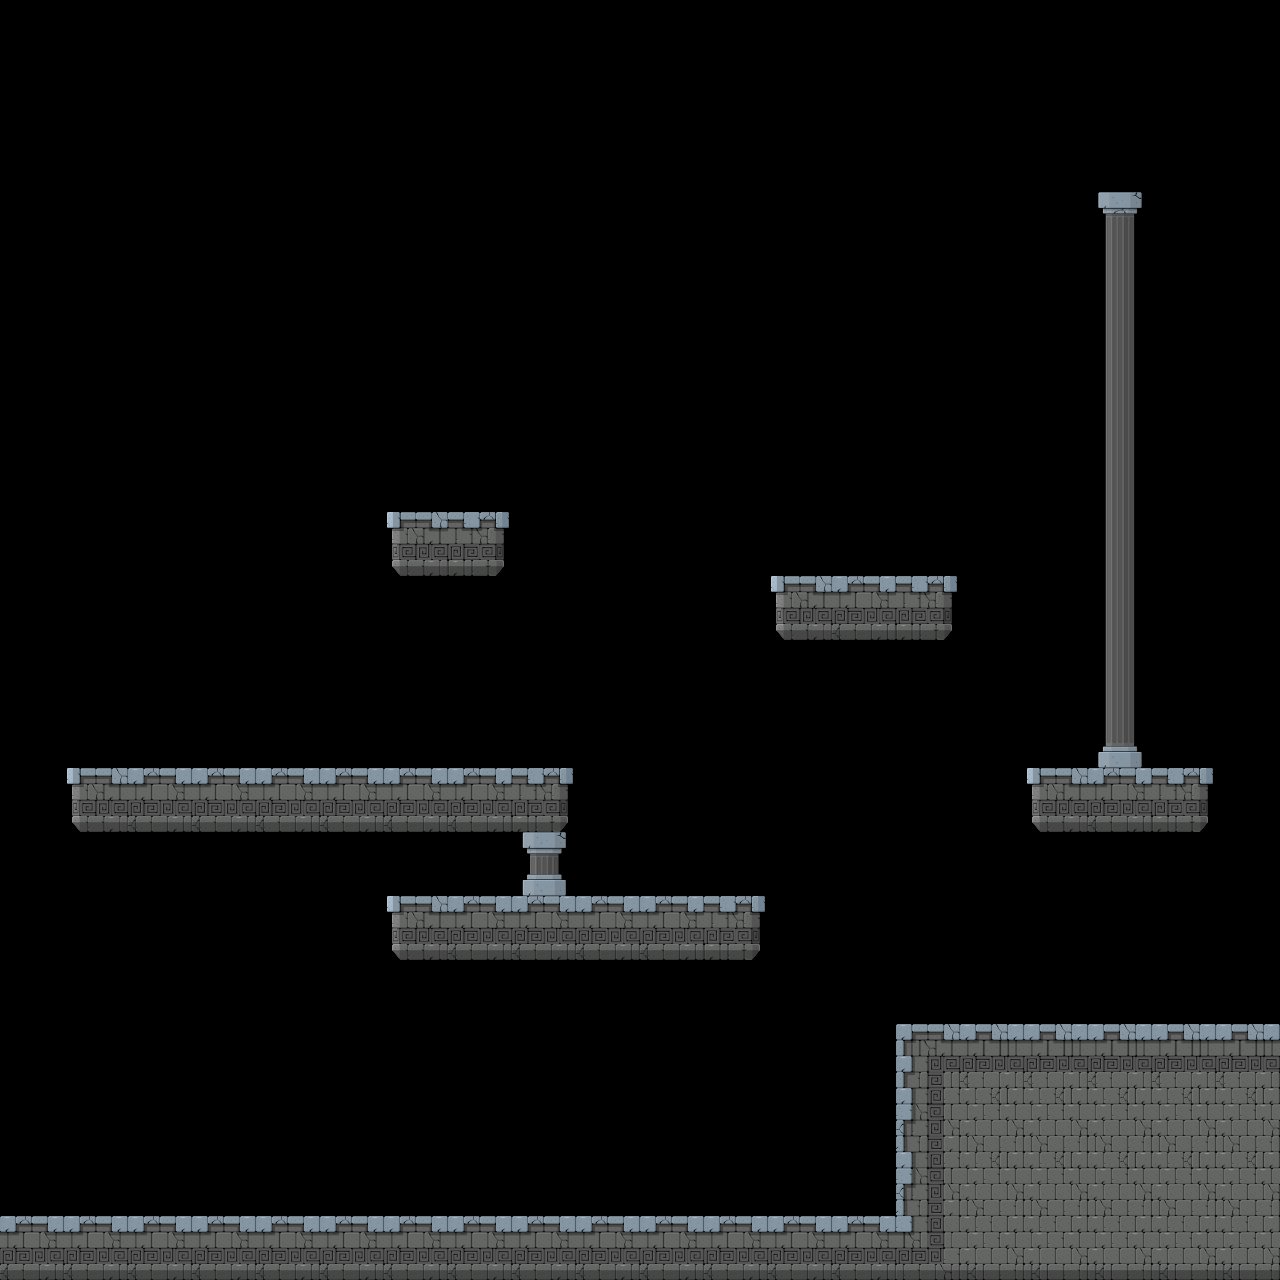

A level layout from a 2D game, rendered from its tile map. Below: a short description, then the map file with tile-grid data replaced by summaries:
An orthogonal 20x20 tile map with 64x64 px tiles, 1 tile layer (Collisions).

<map version="1.0" orientation="orthogonal" renderorder="right-down" width="20" height="20" tilewidth="64" tileheight="64" nextobjectid="1">
 <tileset firstgid="1" name="Tileset" tilewidth="64" tileheight="64" tilecount="72" columns="8">
  <image source="Tileset.png" width="512" height="576" />
 </tileset>
 <layer name="Collisions" width="20" height="20">
  <data>[400 cells, 70 non-empty, 13 distinct tile ids]</data>
 </layer>
</map>
